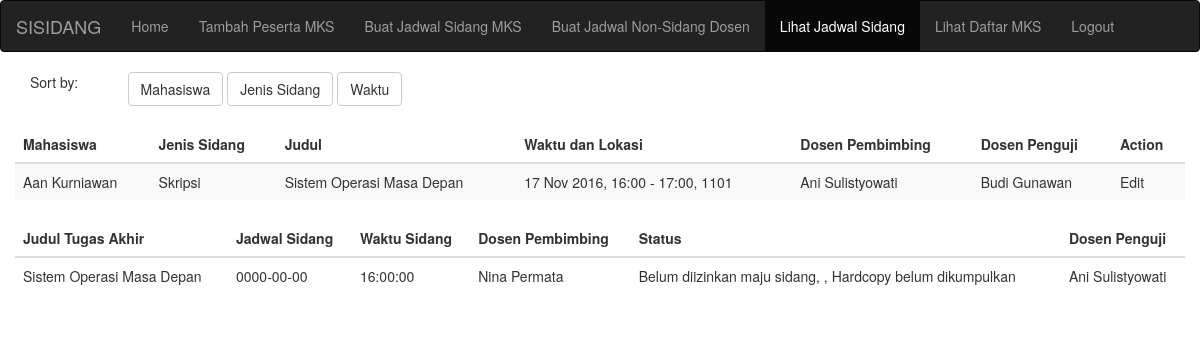
Page /php/jadwal.php (signed in) on the committed database.
### tables this page shows
CREATE TABLE MATA_KULIAH_SPESIAL
(
	IdMKS INTEGER NOT NULL,
	NPM CHAR(10) REFERENCES MAHASISWA(NPM),
	Tahun INTEGER,
	Semester INTEGER,
	Judul VARCHAR(250) NOT NULL,
	IsSiapSidang BOOLEAN DEFAULT FALSE,
	PengumpulanHardCopy BOOLEAN DEFAULT FALSE,
	IjinMajuSidang BOOLEAN DEFAULT FALSE,
	IdJenisMKS INTEGER REFERENCES JENISMKS(Id),
	PRIMARY KEY(IdMKS, NPM, Tahun, Semester),
	FOREIGN KEY (Tahun, Semester) REFERENCES TERM (Tahun, Semester),
	UNIQUE (IdMKS)
);

CREATE TABLE JADWAL_SIDANG
(
	IdJadwal INTEGER NOT NULL,
	IdMKS INTEGER NOT NULL REFERENCES MATA_KULIAH_SPESIAL(IdMKS),
	Tanggal DATE NOT NULL,
	JamMulai TIME NOT NULL,
	JamSelesai TIME NOT NULL,
	IDRuangan INTEGER NOT NULL REFERENCES RUANGAN(IDRuangan),
	PRIMARY KEY(IdJadwal, IdMKS)
);

CREATE TABLE DOSEN
(
	NIP VARCHAR(20) PRIMARY KEY NOT NULL,
	Nama VARCHAR(100) NOT NULL,
	Username VARCHAR(50) NOT NULL,
	Password  VARCHAR(50) NOT NULL,
	Email VARCHAR(100) NOT NULL,
	Institusi VARCHAR(100) NOT NULL
);

CREATE TABLE DOSEN_PENGUJI
(
	IDMKS INTEGER NOT NULL REFERENCES MATA_KULIAH_SPESIAL(IDMKS),
	NIPDosenPenguji VARCHAR(20) REFERENCES DOSEN(NIP),
	PRIMARY KEY(IDMKS, NIPDosenPenguji)
);

### php/jadwal.php (the view, shortened to what this page needs)
<?php
	global $conn;
	$log_id = $_SESSION["log_id"];
	if ($_SESSION["user_type"] == "mahasiswa") {
		$query = "SELECT * FROM mata_kuliah_spesial WHERE npm = $log_id";
		$result = mysqli_query($conn, $query);
		$mks = mysqli_fetch_assoc($result);
		$IdMKS = $mks['IdMKS'];
		$query = "SELECT * FROM jadwal_sidang WHERE IdMKS = $IdMKS";
		$result = mysqli_query($conn, $query);
		$jadwal = mysqli_fetch_assoc($result);
		$query = "SELECT * FROM dosen INNER JOIN dosen_pembimbing ON dosen.NIP = dosen_pembimbing.NIPdosenpembimbing WHERE IDMKS = $IdMKS";
		$result = mysqli_query($conn, $query);
		$pembimbing = mysqli_fetch_assoc($result);
		$query = "SELECT * FROM dosen INNER JOIN dosen_penguji ON dosen.NIP = dosen_penguji.NIPdosenpenguji WHERE IDMKS = $IdMKS";
		$result = mysqli_query($conn, $query);
		$penguji = mysqli_fetch_assoc($result);
	}
?>
<!Doctype html>
<html>
	<head>
		<link id="general_theme" rel="stylesheet" type = "text/css" href = "../css/style.css"/>
		<link id="local_theme" rel="stylesheet" type = "text/css" href = "../css/login.css"/>
		<link type = "text/css" rel="stylesheet" href="../css/bootstrap.min.css"/>
	</head>
	<body style="overflow-x:hidden">
		<nav class="navbar navbar-inverse">
		  <div class="container-fluid">
		    <div class="navbar-header">
		      <a class="navbar-brand" href="#">SISIDANG</a>
		    </div>
		    <ul class="nav navbar-nav">
		      <li><a href="home.php">Home</a></li>
		      <li><a href="#">Tambah Peserta MKS</a></li>
		      <li><a href="#">Buat Jadwal Sidang MKS</a></li>
		      <li><a href="#">Buat Jadwal Non-Sidang Dosen</a></li>
		      <li class="active"><a href="#">Lihat Jadwal Sidang</a></li>
		      <li><a href="#">Lihat Daftar MKS</a></li>
		      <li><a href="logout.php">Logout</a></li>
		    </ul>
		  </div>
		</nav>
		<div class="tabel-jadwal container">
			<div class="row">
				<div class="col-md-1"><p id="left">Sort by: </p></div>
				<div id="right" class="col-md-9" role="group" aria-label="...">
					<button type="button" class="btn btn-default">Mahasiswa</button>
					<button type="button" class="btn btn-default">Jenis Sidang</button>
					<button type="button" class="btn btn-default">Waktu</button>
				</div>
			</div>
			<br>
			<div class="row">
				<table class="table table-striped">
					<thead>
			  			<tr>
							<th>Mahasiswa</th>
							<th>Jenis Sidang</th>
							<th>Judul</th>
							<th>Waktu dan Lokasi</th>
							<th>Dosen Pembimbing</th>
							<th>Dosen Penguji</th>
							<th>Action</th>
						</tr>
					</thead>
					<tbody>
						<tr>
							<td>Aan Kurniawan</td>
							<td>Skripsi</td>
						    <td>Sistem Operasi Masa Depan</td>
						    <td>17 Nov 2016, 16:00 - 17:00, 1101</td>
						    <td>Ani Sulistyowati</td>
						    <td>Budi Gunawan</td>
						    <td>Edit</td>
						</tr>
					</tbody>
			</div>
		</div>
		<div class="tabel-jadwal container">
			<?php
				if($_SESSION["user_type"] == "mahasiswa"){
					if($mks['IjinMajuSidang'] == TRUE) {
				   		$ijin = "Diizinkan maju sidang, ";
				   	}
				   	else{
				   		$ijin = "Belum diizinkan maju sidang, ";
				   	}
				   	if($mks["PengumpulanHardCopy"] == TRUE) {
				   		$kumpul = "Hardcopy telah dikumpulkan";
				   	}
				   	else{
				   		$kumpul = "Hardcopy belum dikumpulkan";
				   	}
				   	$judul = $mks['Judul'];
				   	$tanggal = $jadwal['Tanggal'];
				   	$JamMulai = $jadwal['JamMulai'];
				   	$pembimbing = $pembimbing['Nama'];
				   	$penguji = $penguji['Nama'];
					echo "
					<div class='row'>
					<table class='table table-reflow'>
						<thead>
							<th>Judul Tugas Akhir</th>
							<th>Jadwal Sidang</th>
							<th>Waktu Sidang</th>
							<th>Dosen Pembimbing</th>
							<th>Status</th>
							<th>Dosen Penguji</th>
						</thead>
						<tbody>
			    			<td>$judul</td>
			    			<td>$tanggal</td>
			    			<td>$JamMulai</td>
			    			<td>$pembimbing</td>
			    			<td>$ijin, $kumpul</td>
					    	<td>$penguji</td>
			    		</tbody>
					</table>
					</div>";
				}
			?>
		</div>
	</body>
</html>

### css/style.css (style rules this page uses)
.navbar-inverse .navbar-nav > .active > a, .navbar-inverse .navbar-nav > .active > a:hover, .navbar-inverse .navbar-nav > .active > a:focus { color: white; background-color: #030033; }
.navbar-inverse { background-color: #0f006f; border-color: #030033; }
.navbar-inverse .navbar-nav > li > a { color: blue; }

### rows in the picture
mata_kuliah_spesial: Judul "Sistem Operasi Masa Depan", IjinMajuSidang "Belum diizinkan maju sidang,", PengumpulanHardCopy "Hardcopy belum dikumpulkan"
jadwal_sidang: Tanggal "0000-00-00", JamMulai "16:00:00"
dosen: Nama "Nina Permata"
dosen_penguji: NIPDosenPenguji.Nama "Ani Sulistyowati"
